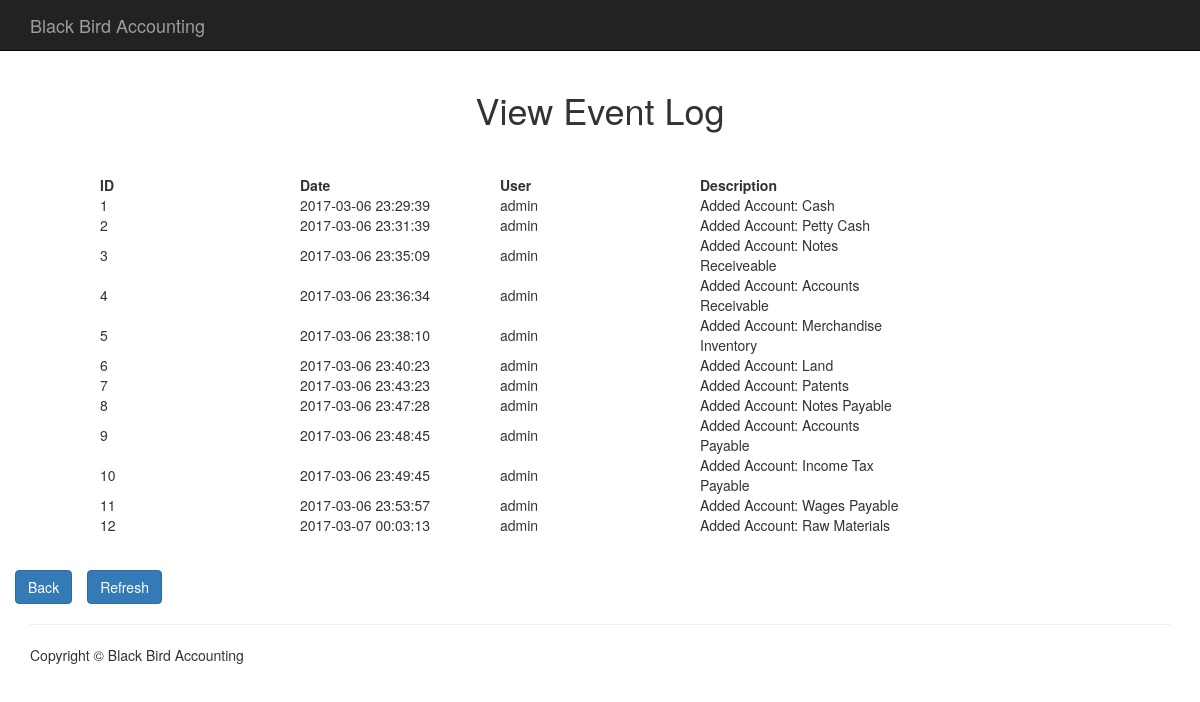
Before: /EventLogPage.php with the older database file.
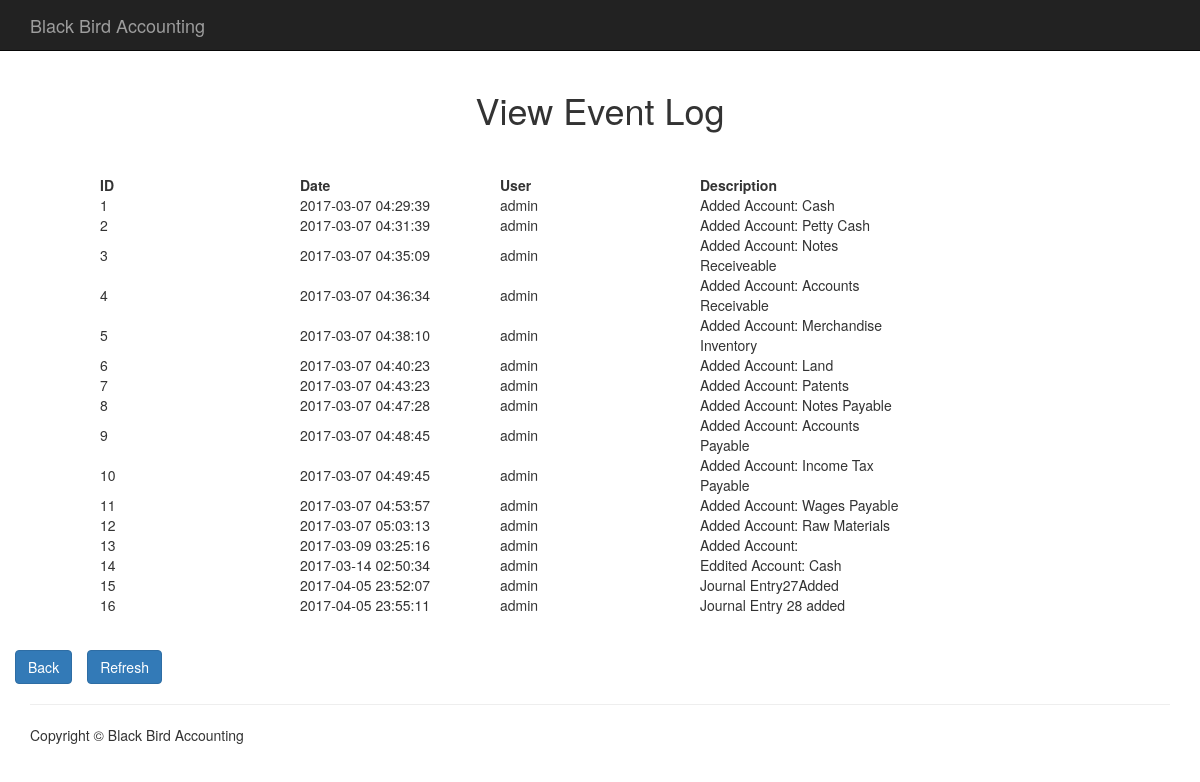
After: the same page with the newer database file.
### tables this page shows
CREATE TABLE `event_log` (
  `Event Log ID` int(11) NOT NULL,
  `Account Code` int(11) NOT NULL,
  `Date` timestamp NOT NULL DEFAULT CURRENT_TIMESTAMP ON UPDATE CURRENT_TIMESTAMP,
  `Username` varchar(50) NOT NULL,
  `Description` text NOT NULL
);

### php/EventLogfunctions.php (the view, shortened to what this page needs)
<?php
function loadEventLog(){
	$servername = "localhost";
	$username = "root";
	$password = "";
	$con = mysqli_connect($servername,$username,$password);
	mysqli_select_db($con,"application_domain");
	$sql = "SELECT * FROM event_log";
	$myData = mysqli_query($con,$sql);
	while($record = mysqli_fetch_array($myData)){
    	 echo "<tr>";
			echo "<td>" . $record['Event Log ID']. "</td>";
			echo "<td>" . $record['Date'] . "</td>";
			echo "<td>" . $record['Username'] . "</td>";
			echo "<td>" . $record['Description'] . "<td>";
		echo "</tr>";
	}
}
?>

### EventLogPage.php (shortened to what this page needs)
<?php
    include 'php/EventLogfunctions.php';
?>
<!DOCTYPE html>
<html lang="en">
<head>
    <link href="css/bootstrap.min.css" rel="stylesheet">
</head>
<body>
    <nav class="navbar navbar-inverse navbar-fixed-top" role="navigation">
        <div class="container">
            <div class="navbar-header">
                <a class="navbar-brand" href="HomePage.php">Black Bird Accounting</a>
            </div>
        </div>
    </nav>
    <div class="container">
      <h1>View Event Log</h1>
        <div class="row">
            <div class="col-lg-12 text-center">
                <table class = "table-fill">
                          <thead>
                            <tr>
                              <th>ID</th>
                              <th>Date</th>
                              <th>User</th>
                              <th>Description</th>
                            </tr>
                          </thead>
                          <tbody class = "table-hover">
                            <?php
                              loadEventLog();
                            ?>
                          </tbody>
                </table>
            </div>
            <button type="button" class="btn btn-primary" id="refreshButton" name="refreshButton" onclick="window.location.reload();">Refresh</button>
            <button id="backButton" class="btn btn-primary" onclick="history.go(-1);">Back </button>
        </div>
        <hr>
        <footer>
            <div class="row">
                <div class="col-lg-12">
                    <p>Copyright &copy; Black Bird Accounting</p>
                </div>
            </div>
        </footer>
    </div>
</body>
</html>

### EventLogPage.php (style rules this page uses)
body { padding-top: 70px; }
h1 { text-align: center; }
table td { text-align: left; table-layout:fixed; width:200px; overflow:hidden; word-wrap:break-word; }
table { text-align: center; margin:2.5em auto; }

Changed rows visible on the page:
changed event_log "Added Account: Cash": Date "2017-03-06 23:29:39" → "2017-03-07 04:29:39"
changed event_log "Added Account: Petty Cash": Date "2017-03-06 23:31:39" → "2017-03-07 04:31:39"
changed event_log "Added Account: Notes Receiveable": Date "2017-03-06 23:35:09" → "2017-03-07 04:35:09"
changed event_log "Added Account: Accounts Receivable": Date "2017-03-06 23:36:34" → "2017-03-07 04:36:34"
changed event_log "Added Account: Merchandise Inventory": Date "2017-03-06 23:38:10" → "2017-03-07 04:38:10"
changed event_log "Added Account: Land": Date "2017-03-06 23:40:23" → "2017-03-07 04:40:23"
changed event_log "Added Account: Patents": Date "2017-03-06 23:43:23" → "2017-03-07 04:43:23"
changed event_log "Added Account: Notes Payable": Date "2017-03-06 23:47:28" → "2017-03-07 04:47:28"
changed event_log "Added Account: Accounts Payable": Date "2017-03-06 23:48:45" → "2017-03-07 04:48:45"
changed event_log "Added Account: Income Tax Payable": Date "2017-03-06 23:49:45" → "2017-03-07 04:49:45"
changed event_log "Added Account: Wages Payable": Date "2017-03-06 23:53:57" → "2017-03-07 04:53:57"
changed event_log "Added Account: Raw Materials": Date "2017-03-07 00:03:13" → "2017-03-07 05:03:13"
added event_log: Event Log ID "13", Date "2017-03-09 03:25:16", Username "admin", Description "Added Account:"
added event_log: Event Log ID "14", Date "2017-03-14 02:50:34", Username "admin", Description "Eddited Account: Cash"
added event_log: Event Log ID "15", Date "2017-04-05 23:52:07", Username "admin", Description "Journal Entry27Added"
added event_log: Event Log ID "16", Date "2017-04-05 23:55:11", Username "admin", Description "Journal Entry 28 added"
